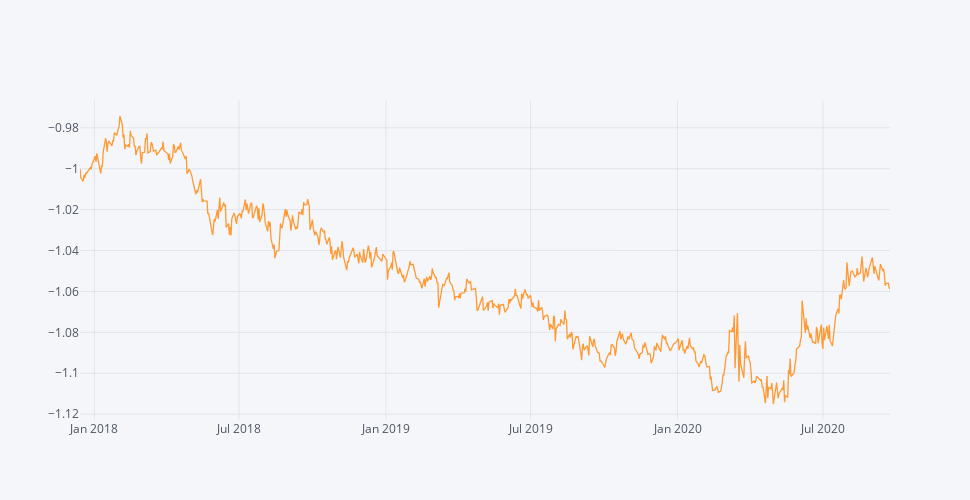

The notebook cell saved with this chart:
### Code cell
fundos = fundos.dropna()
((fundos['AGGG'] / fundos['EUNA']) * -1).iplot(dimensions=pl.dimensions)

### Figure 1 — Plotly figure (JSON) as saved in the notebook; plotly's stock layout.template omitted (floating-point values rounded to 4 significant figures; data arrays with more than 128 entries replaced by an {"elided": "..."} marker saying what was removed)
{"data": [{"line": {"color": "rgba(255, 153, 51, 1.0)", "dash": "solid", "shape": "linear", "width": 1.3}, "mode": "lines", "name": "None", "text": "", "type": "scatter", "x": {"elided": "689 str values"}, "y": {"elided": "689 float values"}}], "layout": {"height": 500, "legend": {"bgcolor": "#F5F6F9", "font": {"color": "#4D5663"}}, "paper_bgcolor": "#F5F6F9", "plot_bgcolor": "#F5F6F9", "title": {"font": {"color": "#4D5663"}}, "width": 970, "xaxis": {"autorange": true, "gridcolor": "#E1E5ED", "range": ["2017-12-14", "2020-09-23"], "showgrid": true, "tickfont": {"color": "#4D5663"}, "title": {"font": {"color": "#4D5663"}, "text": ""}, "type": "date", "zerolinecolor": "#E1E5ED"}, "yaxis": {"autorange": true, "gridcolor": "#E1E5ED", "range": [-1.123, -0.9664], "showgrid": true, "tickfont": {"color": "#4D5663"}, "title": {"font": {"color": "#4D5663"}, "text": ""}, "type": "linear", "zerolinecolor": "#E1E5ED"}}}
